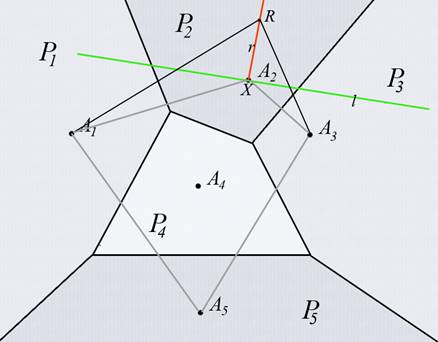
#> input picture semestr4/kontr4_n1/pic.bmp, 438 x 342 px
$ python ramka.py 3 pic.bmp out.png
#> lines starting #> are read from the running program, lines starting #| are printed output that depends on the picture
import sys
from PIL import Image, ImageDraw
#открыли изображение
im=Image.open(sys.argv[2])
#> im is the input picture: PIL image 438x342 RGB; mean R, G, B 224.8, 226.8, 231.8
x,y=im.size
#> x = 438; y = 342
px=im.load()
#получили число пикселей в рамке
n=int(sys.argv[1])
#создали новое изображение
im2=Image.new("RGB", (x+2*n, y+2*n), (0, 0, 0))
#> im2: PIL image 444x348 RGB; every value is 0
px2=im2.load()
for i in range(x+2*n):
	for j in range(y+2*n):
		if i>n and i<x+n and j>n and j<y+n:
			r1,g1,b1=px[i-n,j-n]
			px2[i,j]=r1,g1,b1
		else:
			px2[i,j]=0,0,0
#сохранили с именем, введённым в командной строке
im2.save(sys.argv[3])
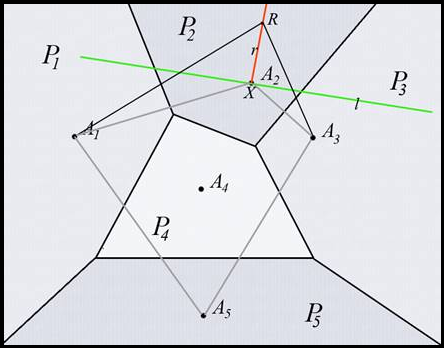
#> saved as out.png: PIL image 444x348 RGB; mean R, G, B 216.8, 218.7, 223.6
